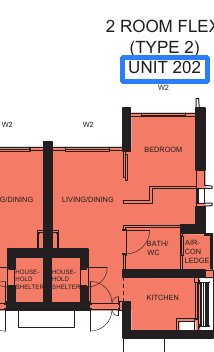
#> input picture projects/berlayar-residences/layouts/202.png, 214 x 352 px
$ python find_scalebar.py ../projects/berlayar-residences/layouts/202.png
#> lines starting #> are read from the running program, lines starting #| are printed output that depends on the picture
"""Find the HDB site-plan scale bar (alternating black/white 10 m segments) in a search box.

usage: python3 tools/find_scalebar.py <image> <x0> <y0> <x1> <y1>  -> prints p0, p1 (bar ends, full-image px)
"""
import sys
import cv2
import numpy as np

im = cv2.imread(sys.argv[1], cv2.IMREAD_GRAYSCALE)
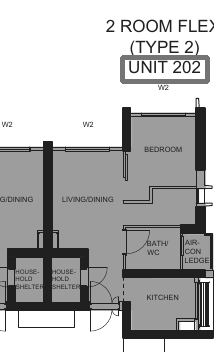
#> im: shape (352, 214); min 32, max 255, mean 181.7
#> (the run stopped early here; a loop or call above may not have finished)

$ run again, on projects/berlayar-residences/layouts/206.png
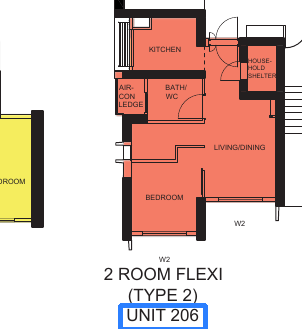
#> input picture projects/berlayar-residences/layouts/206.png, 302 x 329 px
#> `im = cv2.imread(sys.argv[1], cv2.IMREAD_GRAYSCALE)`:
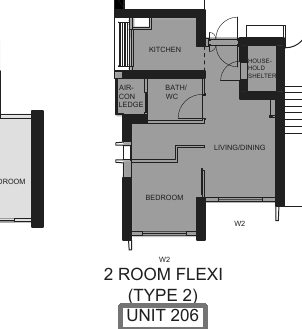
#> im: shape (329, 302); min 0, max 255, mean 203

$ run again, on projects/berlayar-residences/layouts/208.png
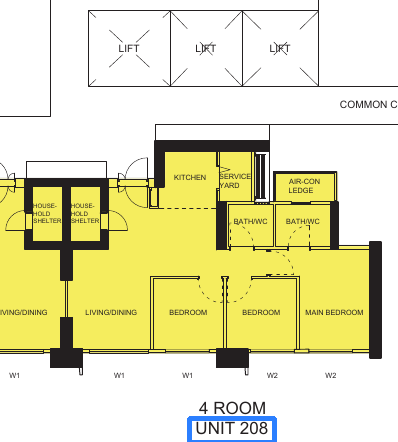
#> input picture projects/berlayar-residences/layouts/208.png, 398 x 442 px
#> `im = cv2.imread(sys.argv[1], cv2.IMREAD_GRAYSCALE)`:
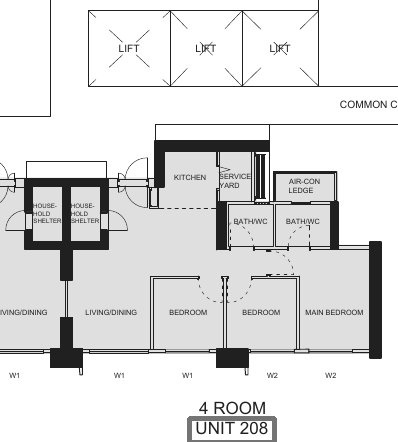
#> im: shape (442, 398); min 32, max 255, mean 223.3

$ run again, on projects/berlayar-residences/layouts/212.png
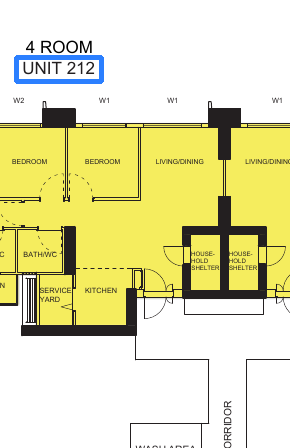
#> input picture projects/berlayar-residences/layouts/212.png, 290 x 448 px
#> `im = cv2.imread(sys.argv[1], cv2.IMREAD_GRAYSCALE)`:
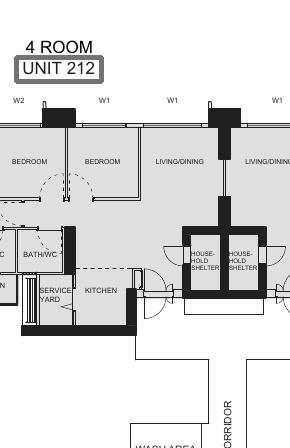
#> im: shape (448, 290); min 0, max 255, mean 222
